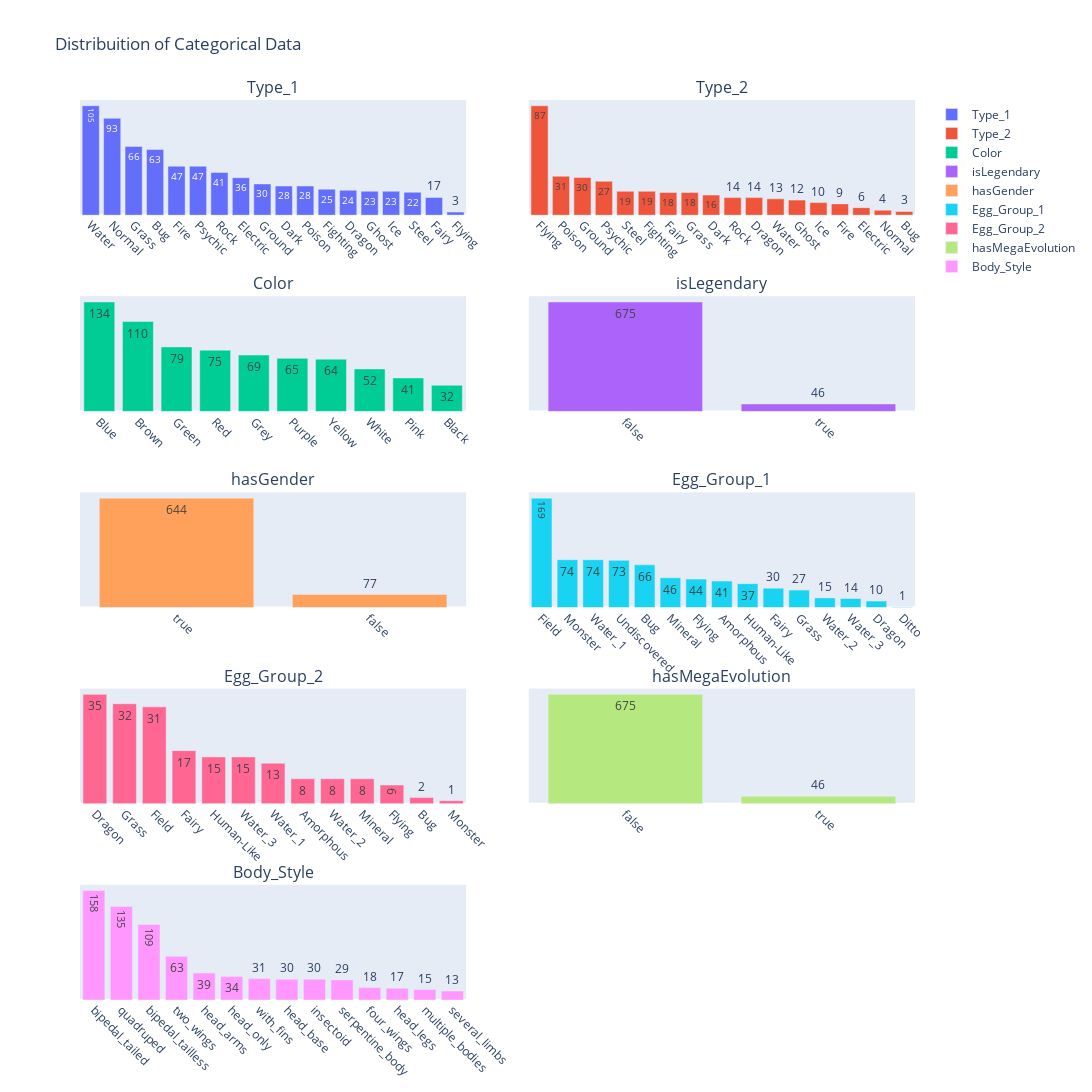

Write notebook code for a chart like this one.
### Markdown cell above
## Categorical features analysis

### Code cell
cat_feat = ['Type_1', 'Type_2', 'Color', 'isLegendary', 
              'hasGender', 'Egg_Group_1', 'Egg_Group_2', 
              'hasMegaEvolution', 'Body_Style']

subplot_titles=[]
fig = make_subplots(rows=5,cols=2,
                    vertical_spacing=0.09,
                    horizontal_spacing=0.075,
                    subplot_titles=cat_feat)

for enu, c in enumerate(cat_feat):
    # total values
    status_values = poke[c].value_counts().to_frame()
    # plot distribuition
    trace = go.Bar(x=status_values.index, 
                   y=status_values[c], 
                   text=status_values[c], 
                   textposition='auto',
                   name=c
                  )
    
    row=int(np.ceil((enu+1)/2))
    col=(enu % 2)+1
    fig.append_trace(trace, row=row, col=col)
    fig.update_xaxes(tickangle = 45)
    fig.update_yaxes(showgrid = False,showticklabels = False)
    
fig.update_layout(title_text='Distribuition of Categorical Data', 
                  height=1200, width=1100)

fig.show()

### Figure 1 — Plotly figure (JSON) as saved in the notebook; plotly's stock layout.template omitted (floating-point values rounded to 4 significant figures)
{"data": [{"name": "Type_1", "text": [105, 93, 66, 63, 47, 47, 41, 36, 30, 28, 28, 25, 24, 23, 23, 22, 17, 3], "textposition": "auto", "type": "bar", "x": ["Water", "Normal", "Grass", "Bug", "Fire", "Psychic", "Rock", "Electric", "Ground", "Dark", "Poison", "Fighting", "Dragon", "Ghost", "Ice", "Steel", "Fairy", "Flying"], "xaxis": "x", "y": [105, 93, 66, 63, 47, 47, 41, 36, 30, 28, 28, 25, 24, 23, 23, 22, 17, 3], "yaxis": "y"}, {"name": "Type_2", "text": [87, 31, 30, 27, 19, 19, 18, 18, 16, 14, 14, 13, 12, 10, 9, 6, 4, 3], "textposition": "auto", "type": "bar", "x": ["Flying", "Poison", "Ground", "Psychic", "Steel", "Fighting", "Fairy", "Grass", "Dark", "Rock", "Dragon", "Water", "Ghost", "Ice", "Fire", "Electric", "Normal", "Bug"], "xaxis": "x2", "y": [87, 31, 30, 27, 19, 19, 18, 18, 16, 14, 14, 13, 12, 10, 9, 6, 4, 3], "yaxis": "y2"}, {"name": "Color", "text": [134, 110, 79, 75, 69, 65, 64, 52, 41, 32], "textposition": "auto", "type": "bar", "x": ["Blue", "Brown", "Green", "Red", "Grey", "Purple", "Yellow", "White", "Pink", "Black"], "xaxis": "x3", "y": [134, 110, 79, 75, 69, 65, 64, 52, 41, 32], "yaxis": "y3"}, {"name": "isLegendary", "text": [675, 46], "textposition": "auto", "type": "bar", "x": [false, true], "xaxis": "x4", "y": [675, 46], "yaxis": "y4"}, {"name": "hasGender", "text": [644, 77], "textposition": "auto", "type": "bar", "x": [true, false], "xaxis": "x5", "y": [644, 77], "yaxis": "y5"}, {"name": "Egg_Group_1", "text": [169, 74, 74, 73, 66, 46, 44, 41, 37, 30, 27, 15, 14, 10, 1], "textposition": "auto", "type": "bar", "x": ["Field", "Monster", "Water_1", "Undiscovered", "Bug", "Mineral", "Flying", "Amorphous", "Human-Like", "Fairy", "Grass", "Water_2", "Water_3", "Dragon", "Ditto"], "xaxis": "x6", "y": [169, 74, 74, 73, 66, 46, 44, 41, 37, 30, 27, 15, 14, 10, 1], "yaxis": "y6"}, {"name": "Egg_Group_2", "text": [35, 32, 31, 17, 15, 15, 13, 8, 8, 8, 6, 2, 1], "textposition": "auto", "type": "bar", "x": ["Dragon", "Grass", "Field", "Fairy", "Human-Like", "Water_3", "Water_1", "Amorphous", "Water_2", "Mineral", "Flying", "Bug", "Monster"], "xaxis": "x7", "y": [35, 32, 31, 17, 15, 15, 13, 8, 8, 8, 6, 2, 1], "yaxis": "y7"}, {"name": "hasMegaEvolution", "text": [675, 46], "textposition": "auto", "type": "bar", "x": [false, true], "xaxis": "x8", "y": [675, 46], "yaxis": "y8"}, {"name": "Body_Style", "text": [158, 135, 109, 63, 39, 34, 31, 30, 30, 29, 18, 17, 15, 13], "textposition": "auto", "type": "bar", "x": ["bipedal_tailed", "quadruped", "bipedal_tailless", "two_wings", "head_arms", "head_only", "with_fins", "head_base", "insectoid", "serpentine_body", "four_wings", "head_legs", "multiple_bodies", "several_limbs"], "xaxis": "x9", "y": [158, 135, 109, 63, 39, 34, 31, 30, 30, 29, 18, 17, 15, 13], "yaxis": "y9"}], "layout": {"annotations": [{"font": {"size": 16}, "showarrow": false, "text": "Type_1", "x": 0.2313, "xanchor": "center", "xref": "paper", "y": 1, "yanchor": "bottom", "yref": "paper"}, {"font": {"size": 16}, "showarrow": false, "text": "Type_2", "x": 0.7688, "xanchor": "center", "xref": "paper", "y": 1, "yanchor": "bottom", "yref": "paper"}, {"font": {"size": 16}, "showarrow": false, "text": "Color", "x": 0.2313, "xanchor": "center", "xref": "paper", "y": 0.782, "yanchor": "bottom", "yref": "paper"}, {"font": {"size": 16}, "showarrow": false, "text": "isLegendary", "x": 0.7688, "xanchor": "center", "xref": "paper", "y": 0.782, "yanchor": "bottom", "yref": "paper"}, {"font": {"size": 16}, "showarrow": false, "text": "hasGender", "x": 0.2313, "xanchor": "center", "xref": "paper", "y": 0.564, "yanchor": "bottom", "yref": "paper"}, {"font": {"size": 16}, "showarrow": false, "text": "Egg_Group_1", "x": 0.7688, "xanchor": "center", "xref": "paper", "y": 0.564, "yanchor": "bottom", "yref": "paper"}, {"font": {"size": 16}, "showarrow": false, "text": "Egg_Group_2", "x": 0.2313, "xanchor": "center", "xref": "paper", "y": 0.346, "yanchor": "bottom", "yref": "paper"}, {"font": {"size": 16}, "showarrow": false, "text": "hasMegaEvolution", "x": 0.7688, "xanchor": "center", "xref": "paper", "y": 0.346, "yanchor": "bottom", "yref": "paper"}, {"font": {"size": 16}, "showarrow": false, "text": "Body_Style", "x": 0.2313, "xanchor": "center", "xref": "paper", "y": 0.128, "yanchor": "bottom", "yref": "paper"}], "height": 1200, "title": {"text": "Distribuition of Categorical Data"}, "width": 1100, "xaxis": {"anchor": "y", "domain": [0, 0.4625], "tickangle": 45}, "xaxis10": {"anchor": "y10", "domain": [0.5375, 1], "tickangle": 45}, "xaxis2": {"anchor": "y2", "domain": [0.5375, 1], "tickangle": 45}, "xaxis3": {"anchor": "y3", "domain": [0, 0.4625], "tickangle": 45}, "xaxis4": {"anchor": "y4", "domain": [0.5375, 1], "tickangle": 45}, "xaxis5": {"anchor": "y5", "domain": [0, 0.4625], "tickangle": 45}, "xaxis6": {"anchor": "y6", "domain": [0.5375, 1], "tickangle": 45}, "xaxis7": {"anchor": "y7", "domain": [0, 0.4625], "tickangle": 45}, "xaxis8": {"anchor": "y8", "domain": [0.5375, 1], "tickangle": 45}, "xaxis9": {"anchor": "y9", "domain": [0, 0.4625], "tickangle": 45}, "yaxis": {"anchor": "x", "domain": [0.872, 1], "showgrid": false, "showticklabels": false}, "yaxis10": {"anchor": "x10", "domain": [0, 0.128], "showgrid": false, "showticklabels": false}, "yaxis2": {"anchor": "x2", "domain": [0.872, 1], "showgrid": false, "showticklabels": false}, "yaxis3": {"anchor": "x3", "domain": [0.654, 0.782], "showgrid": false, "showticklabels": false}, "yaxis4": {"anchor": "x4", "domain": [0.654, 0.782], "showgrid": false, "showticklabels": false}, "yaxis5": {"anchor": "x5", "domain": [0.436, 0.564], "showgrid": false, "showticklabels": false}, "yaxis6": {"anchor": "x6", "domain": [0.436, 0.564], "showgrid": false, "showticklabels": false}, "yaxis7": {"anchor": "x7", "domain": [0.218, 0.346], "showgrid": false, "showticklabels": false}, "yaxis8": {"anchor": "x8", "domain": [0.218, 0.346], "showgrid": false, "showticklabels": false}, "yaxis9": {"anchor": "x9", "domain": [0, 0.128], "showgrid": false, "showticklabels": false}}}
